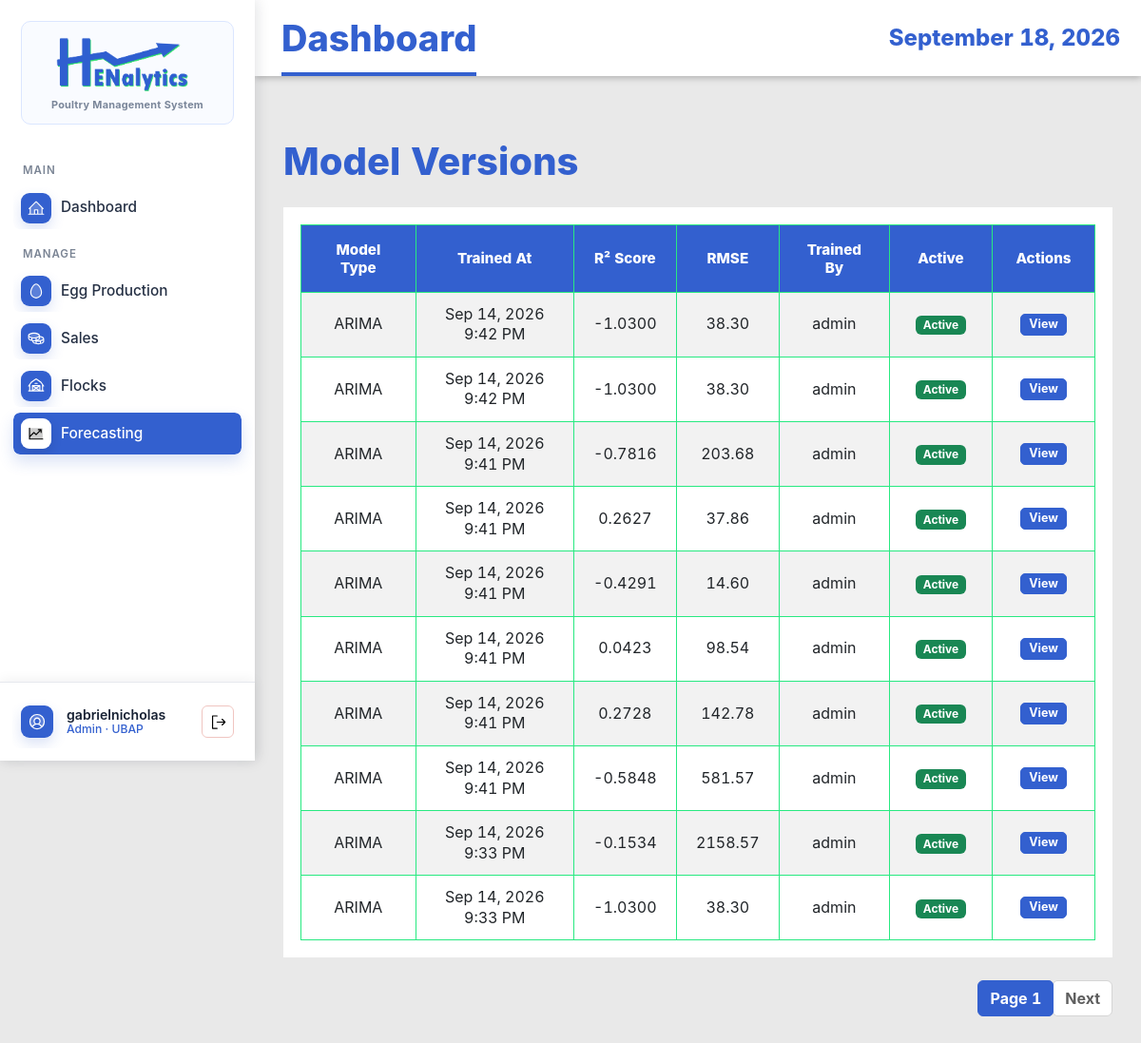
The page /model-versions/ (signed in) on the database as committed earlier.
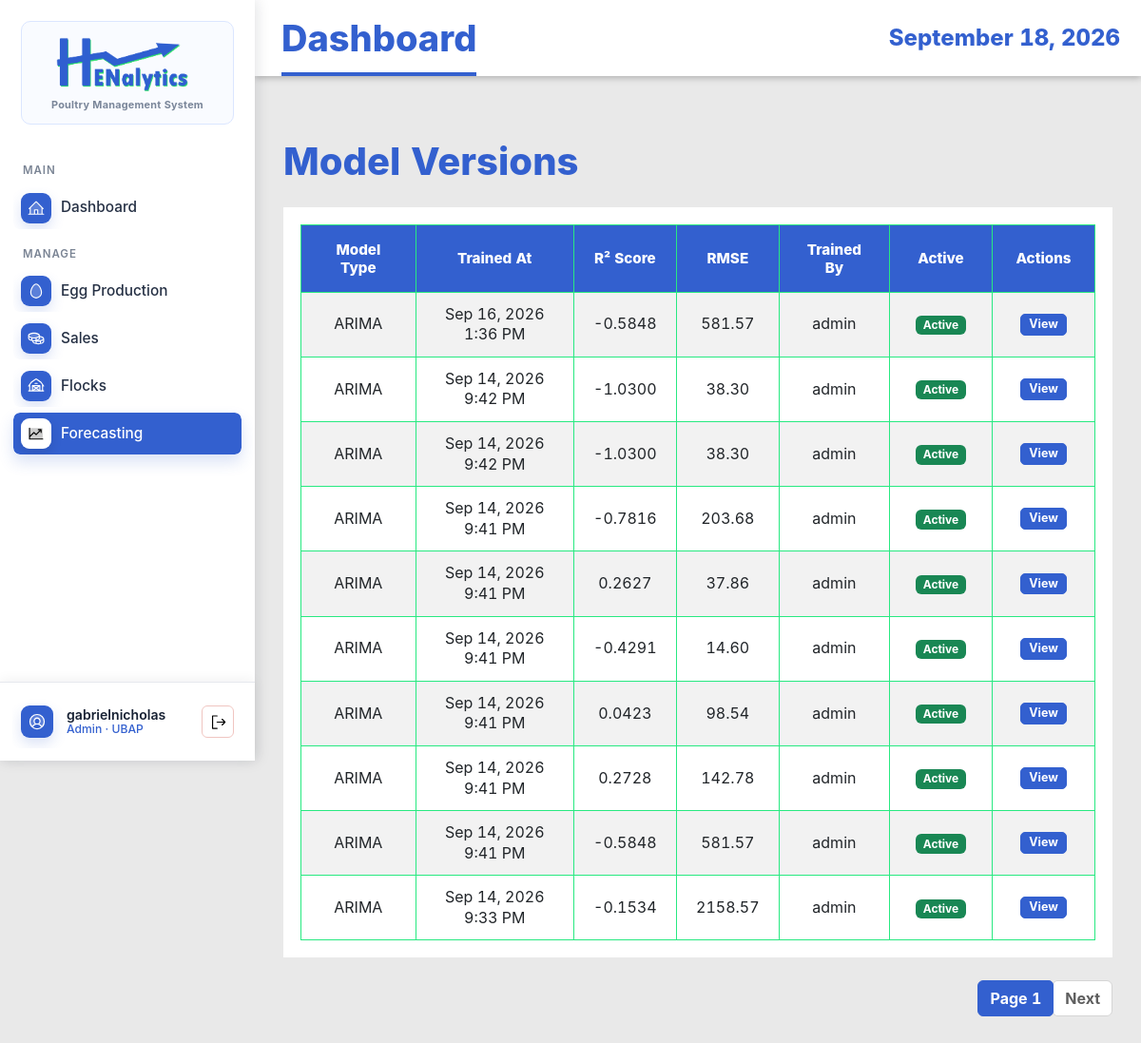
The same page on the database as committed later.
### EggProduction/models.py (models this page shows, shortened)
class ModelVersion(models.Model):
    MODEL_TYPE_CHOICES = (
        ('arima', 'ARIMA'),
        ('mlr', 'Multiple Linear Regression'),
        ('hybrid', 'Hybrid Model'),
        ('lstm', 'LSTM Neural Network'),
    )
    model_type = models.CharField(max_length=20, choices=MODEL_TYPE_CHOICES)
    trained_at = models.DateTimeField(auto_now_add=True)
    triggered_by = models.ForeignKey(User, on_delete=models.SET_NULL, null=True)
    r2_score = models.DecimalField(max_digits=5, decimal_places=4, null=True, blank=True)
    rmse = models.DecimalField(max_digits=10, decimal_places=2, null=True, blank=True)
    mae = models.DecimalField(max_digits=10, decimal_places=2, null=True, blank=True)
    mape = models.DecimalField(max_digits=8, decimal_places=2, null=True, blank=True)
    baseline_rmse = models.DecimalField(max_digits=10, decimal_places=2, null=True, blank=True)
    aic_score = models.DecimalField(max_digits=15, decimal_places=2, null=True, blank=True)
    arima_order = models.CharField(max_length=80, null=True, blank=True, help_text="Format: (p,d,q)")
    pkl_path = models.CharField(max_length=255, null=True, blank=True)
    feature_set = models.CharField(max_length=50, blank=True, default='')
    selection_metric = models.CharField(max_length=30, blank=True, default='rolling_mae_mape')
    comparison_summary = models.JSONField(blank=True, default=dict)
    is_active = models.BooleanField(default=True)
    training_rows = models.IntegerField(null=True, blank=True)
    created_at = models.DateTimeField(auto_now_add=True)
    class Meta:
        ordering = ['-trained_at']
        verbose_name_plural = "Model Versions"

### EggProduction/views.py (the view)
# urls.py: path('model-versions/', views.ModelVersionListView.as_view(), name='model-version-list'),
class ModelVersionListView(AdminAccessMixin, ListView):
    model = ModelVersion
    template_name = 'egg_production/model_version_list.html'
    context_object_name = 'models'
    paginate_by = 10
    ordering = ['-trained_at']

### EggProduction/views.py (called while the page is built)
    def test_func(self):
        user = self.request.user
        try:
            profile = UserProfile.objects.get(user=user)
            return profile.role == 'admin' or user.username == 'gabrielnicholas'
        except UserProfile.DoesNotExist:
            return user.username == 'gabrielnicholas'

### EggProduction/templates/egg_production/model_version_list.html (shortened to what this page needs)
{% extends 'base.html' %}
{% load static %}
{% block content %}
<div class="container mt-4">
    <h1 class="mb-4">Model Versions</h1>
    {% if models %}
    <div class="table-responsive">
        <table class="table table-striped table-hover">
            <thead class="table-dark">
                <tr>
                    <th>Model Type</th>
                    <th>Trained At</th>
                    <th>R² Score</th>
                    <th>RMSE</th>
                    <th>Trained By</th>
                    <th>Active</th>
                    <th>Actions</th>
                </tr>
            </thead>
            <tbody>
                {% for model in models %}
                <tr>
                    <td>{{ model.get_model_type_display }}</td>
                    <td>{{ model.trained_at|date:"M d, Y g:i A" }}</td>
                    <td>{{ model.r2_score|default:"N/A" }}</td>
                    <td>{{ model.rmse|default:"N/A" }}</td>
                    <td>{{ model.triggered_by.get_full_name|default:model.triggered_by.username }}</td>
                    <td>
                        {% if model.is_active %}
                        <span class="badge bg-success">Active</span>
                        {% else %}
                        <span class="badge bg-secondary">Inactive</span>
                        {% endif %}
                    </td>
                    <td>
                        <a href="{% url 'eggproduction:model-version-detail' model.pk %}"
                            class="btn btn-sm btn-info">View</a>
                    </td>
                </tr>
                {% endfor %}
            </tbody>
        </table>
    </div>
    {% if is_paginated %}
    <nav aria-label="Page navigation">
        <ul class="pagination justify-content-center">
            <li class="page-item active"><a class="page-link" href="#">Page {{ page_obj.number }}</a></li>
            {% if page_obj.has_next %}
            <li class="page-item"><a class="page-link" href="?page={{ page_obj.next_page_number }}">Next</a></li>
            {% endif %}
        </ul>
    </nav>
    {% endif %}
    {% else %}
    <div class="alert alert-info">No models available.</div>
    {% endif %}
</div>
{% endblock %}

### EggProduction/templates/base.html (shortened to what the changed rows need)
{% load static %}
<!DOCTYPE html>
<html lang="en">
<head>
    <link href="{% static 'vendor/bootstrap/css/bootstrap.min.css' %}" rel="stylesheet">
    <link rel="stylesheet" href="{% static 'vendor/datatables/css/jquery.dataTables.min.css' %}">
    <link rel="stylesheet" href="{% static 'vendor/datatables-buttons/css/buttons.dataTables.min.css' %}">
    <link rel="stylesheet" href="{% static 'EggProduction/css/style.css' %}">
</head>
<body class="{% if request.user.is_authenticated %}app-body{% else %}auth-body{% endif %}">
    {% if request.user.is_authenticated %}
    <div class="app-shell">
        <aside class="app-sidebar" id="appSidebar" aria-label="Primary navigation">
            <a href="{% url 'eggproduction:dashboard' %}" class="brand-lockup">
                <span class="brand-card">
                    <img src="{% static 'EggProduction/img/logo-blue-ver.png' %}" alt="Henalytics">
                    <span class="brand-subtitle">Poultry Management System</span>
                </span>
            </a>
            <nav class="side-nav" aria-label="Main navigation">
                <div class="nav-section-label">MAIN</div>
                <a href="{% url 'eggproduction:dashboard' %}"
                    class="side-link {% if request.resolver_match.url_name == 'dashboard' %}active{% endif %}">
                    <img class="side-icon side-img-icon" src="{% static 'EggProduction/img/house-line-duotone.svg' %}"
                        alt="" aria-hidden="true">
                    <span>Dashboard</span>
                </a>
                <div class="nav-section-label">MANAGE</div>
                <a href="{% url 'eggproduction:production-log-list' %}"
                    class="side-link {% if 'production-log' in request.resolver_match.url_name or 'grading-log' in request.resolver_match.url_name %}active{% endif %}">
                    <img class="side-icon side-img-icon" src="{% static 'EggProduction/img/egg-duotone.svg' %}" alt=""
                        aria-hidden="true">
                    <span>Egg Production</span>
                </a>
                <a href="{% url 'eggproduction:sales-transaction-list' %}"
                    class="side-link {% if 'sales-transaction' in request.resolver_match.url_name or 'sales-item' in request.resolver_match.url_name %}active{% endif %}">
                    <img class="side-icon side-img-icon" src="{% static 'EggProduction/img/coins-duotone.svg' %}" alt=""
                        aria-hidden="true">
                    <span>Sales</span>
                </a>
                <a href="{% url 'eggproduction:flock-list' %}"
                    class="side-link {% if 'flock' in request.resolver_match.url_name %}active{% endif %}">
                    <img class="side-icon side-img-icon" src="{% static 'EggProduction/img/barn-duotone.svg' %}" alt=""
                        aria-hidden="true">
                    <span>Flocks</span>
                </a>
                {% if request.user.userprofile.role == 'admin' or request.user.username == 'gabrielnicholas' %}
                <a href="{% url 'eggproduction:harvest-forecast-list' %}"
                    class="side-link {% if request.resolver_match.url_name == 'experimental-forecasting' or 'forecast' in request.resolver_match.url_name or 'model-version' in request.resolver_match.url_name %}active{% endif %}">
                    <img class="side-icon side-img-icon" src="{% static 'EggProduction/img/chart-line-up-duotone.svg' %}"
                        alt="" aria-hidden="true">
                    <span>Forecasting</span>
                </a>
                {% endif %}
            </nav>
            <div class="sidebar-account">
                <div class="account-summary">
                    <img class="account-avatar-img" src="{% static 'EggProduction/img/user-circle-duotone.svg' %}" alt=""
                        aria-hidden="true">
                    <span class="account-copy">
                        <span class="account-name">{{ request.user.get_full_name|default:request.user.username }}</span>
                        <span class="account-role">
                            {% if request.user.is_superuser %}
                            Admin
                            {% elif request.user.userprofile.display_role %}
                            {{ request.user.userprofile.display_role }}
                            {% else %}
                            Staff
                            {% endif %}
                            &middot; UBAP
                        </span>
                    </span>
                    <form method="post" action="{% url 'logout' %}" class="account-logout-form account-logout-inline" data-swal-logout
                        data-swal-title="Sign out?"
                        data-swal-text="You will be returned to the login page."
                        data-swal-confirm-text="Sign out"
                        data-swal-cancel-text="Stay signed in">
                        <button type="submit" class="account-logout-button" title="Logout" aria-label="Logout">
                            <img class="logout-icon-img" src="{% static 'EggProduction/img/sign-out.svg' %}" alt="" aria-hidden="true">
                        </button>
                    </form>
                </div>
            </div>
        </aside>
        <section class="app-panel">
            <header class="app-topbar">
                <div class="topbar-title-group">
                    <h1>{% block page_title %}Dashboard{% endblock %}</h1>
                </div>
                <time>{% now "F j, Y" %}</time>
            </header>
            <main class="app-content">
                {% else %}
                <main>
                    {% endif %}
                    {% block content %}{% endblock %}
                    {% if request.user.is_authenticated %}
                </main>
        </section>
    </div>
    {% else %}
    </main>
    {% endif %}
</body>
</html>

Rows that differ between the two databases and show on the page:
no longer on this page (row unchanged): ModelVersion: model_type "ARIMA", trained_at "Sep 14, 2026 9:33 PM", r2_score "-1.0300", rmse "38.30", triggered_by.get_full_name "admin", is_active "Active"
added ModelVersion: model_type "ARIMA", trained_at "Sep 16, 2026 1:36 PM", r2_score "-0.5848", rmse "581.57", triggered_by.get_full_name "admin", is_active "Active"
